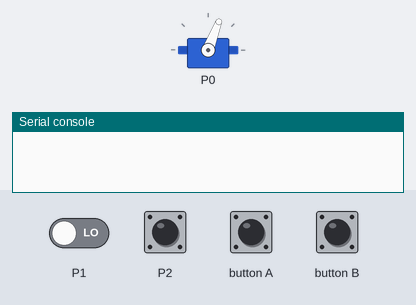
This program was run on a simulated BBC micro:bit running MicroPython. On the bench: servo, the last lines printed to the serial console. The test bench sets the inputs (shaded band); at power-on: P2 LOW, P1 LOW. Servo angles are drawn from the pulse width (0.5 ms = 0°, 2.5 ms = 180°).

Above: at 1.2 s.
1.3 s: button A pressed for 0.15 s
At 1.8 s:
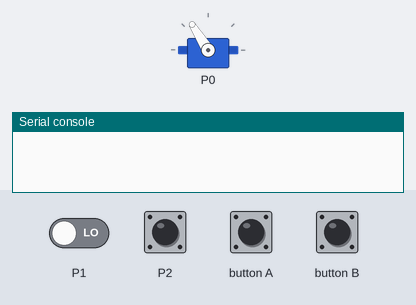
2.9 s: button B pressed for 0.15 s
At 3.6 s:
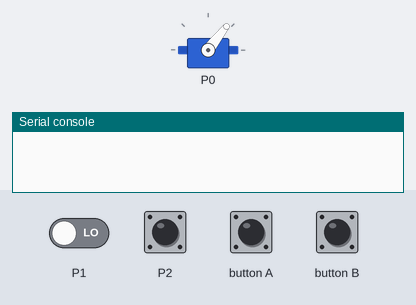
4.5 s: button A pressed for 1 s
At 5.3 s:
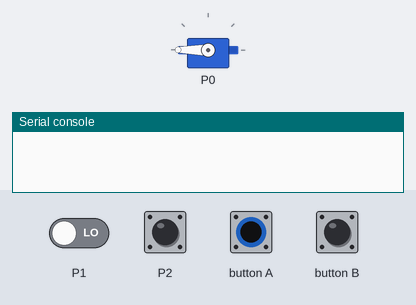
7.5 s: button B pressed for 1 s
At 8.2 s:
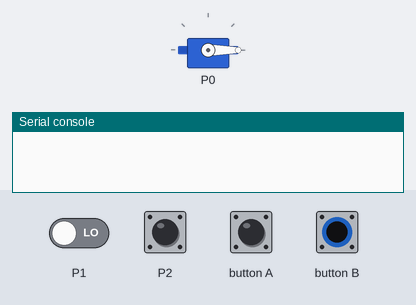
10.5 s: P2 pulled HIGH for 0.15 s
At 10.8 s:
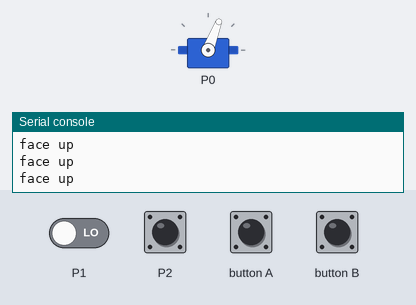
Timing chart, 0 to 13.1 s (numbered marks = the images above; inputs shaded):
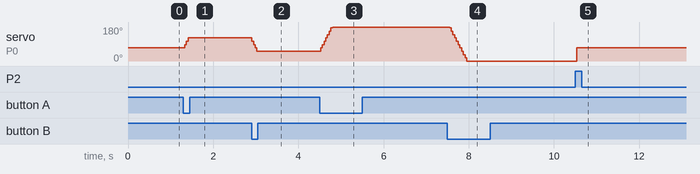

The program:

ServoProject.py
```python
import microbit as mb

"""
Project Idea / Plan
-------------------

This project will be a servo (That I brought from home)
that is controlled by the microbit.

I plan on having a few ideas for the project can do:
    - Manually move the servo using the buttons on the microbit
    - The servo will change direction depending on the angle of the microbit

Wiring Instructions
-------------------
1. Connect the ground of the microbit to the ground of the servo
2. Connect the 3v of the microbit to the Vcc of the servo
3. Connect pin 0 on the microbit to the PWM of the servo
 __________            _______
/ microbit \          / Servo \
|   GND  ()|----------|GND    |
|   3v   ()|----------|Vcc    |
|        ()|    ------|PWM    |
|        ()|    |     \_______/
|   Pin0 ()|----|
\__________/
"""

class Servo():
    def __init__(self):
        self.control_system = "buttons" # Either controlled by buttons or using accelorometer.

        self.testing_num = 0
        self.max_rotation_value = 131
        self.current_rotation_value = int(self.max_rotation_value / 2)
        self.rotation_speed = 10

        self.level()

    def check_control_system(self):
        # By connecting a wire from 3v to either pin 2 or pin 1,
        # we can switch between either button controls or auto.

        if mb.pin1.read_digital():
            self.control_system = "buttons"

        if mb.pin2.read_digital():
            self.control_system = "Auto"

    def level(self):
        self.current_rotation_value = int(self.max_rotation_value / 2)
        mb.pin0.write_analog(self.current_rotation_value)

    def move_clockwise(self):
        if not mb.button_a.is_pressed():
            return

        if self.current_rotation_value <= self.max_rotation_value + self.rotation_speed:
            self.current_rotation_value += self.rotation_speed

        mb.pin0.write_analog(self.current_rotation_value)

    def move_counter_clockwise(self):
        if not mb.button_b.is_pressed():
            return

        if self.current_rotation_value >= 0 + self.rotation_speed:
            self.current_rotation_value -= self.rotation_speed

        mb.pin0.write_analog(self.current_rotation_value)

    def balance(self):
        # Repeats the actions you do
        if mb.accelerometer.is_gesture("face up"):
            self.level()

        elif mb.accelerometer.is_gesture("right"):
            mb.pin0.write_analog(self.max_rotation_value - self.rotation_speed)

        elif mb.accelerometer.is_gesture("left"):
            mb.pin0.write_analog(5)

        print(mb.accelerometer.current_gesture())

    def check_input(self):
        self.check_control_system()

        if self.control_system == "buttons":
            self.move_clockwise()
            self.move_counter_clockwise()

        if self.control_system == "Auto":
            self.balance()


servo = Servo()

while True:
    servo.check_input()
    mb.sleep(40)
```

Measured:
- after the input at 1.3 s, servo on P0: 69° → 122° at once
- after the input at 2.9 s, servo on P0: 122° → 52° at once
- after the input at 4.5 s, servo on P0: 52° → 180° at once
- after the input at 7.5 s, servo on P0: moves from 180° to 0° over 0.40 s, starting after 0.05 s
- after the input at 10.5 s, servo on P0: 0° → 69° at once
